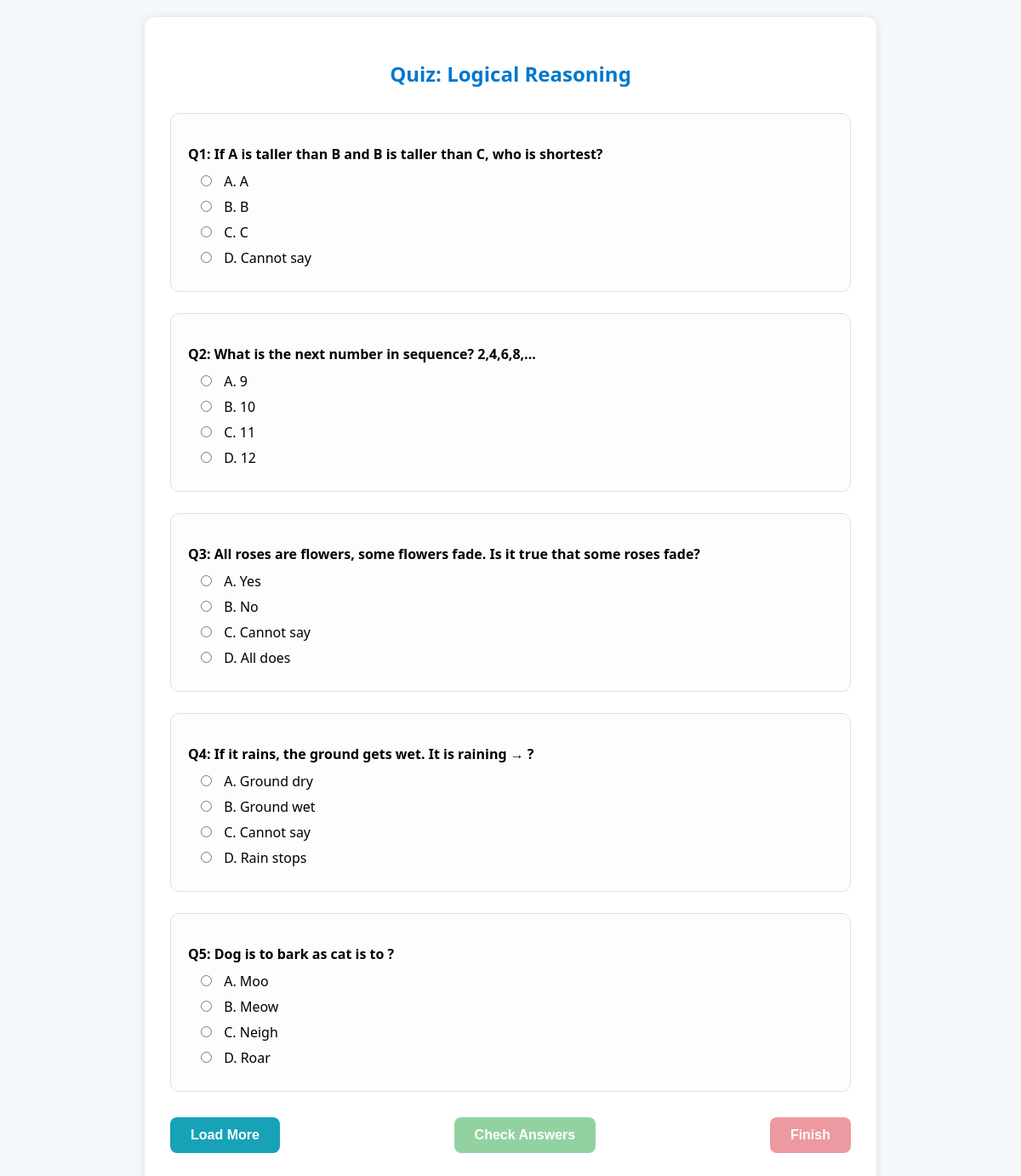
The page /quiz.php?course=aptitude&title=Logical+Reasoning on the database its author committed.
### tables this page shows
CREATE TABLE `quizzes` (
  `id` int(11) NOT NULL,
  `title_id` int(11) NOT NULL,
  `question` text NOT NULL,
  `option_a` varchar(255) DEFAULT NULL,
  `option_b` varchar(255) DEFAULT NULL,
  `option_c` varchar(255) DEFAULT NULL,
  `option_d` varchar(255) DEFAULT NULL,
  `correct_option` char(1) NOT NULL
);

### quiz.php (the view, shortened to what this page needs)
<?php
$host = "localhost"; $user = "root"; $password = ""; $dbname = "intrance_prep_app";
$conn = new mysqli($host, $user, $password, $dbname);
$course = $_GET['course'] ?? '';
$title  = $_GET['title'] ?? '';
$sql = "
  SELECT ct.id
  FROM course_titles ct
  JOIN courses c ON ct.course_id = c.id
  WHERE c.name = ? AND ct.title = ?
  LIMIT 1
";
$stmt = $conn->prepare($sql);
$stmt->bind_param("ss", $course, $title);
$stmt->execute();
$result = $stmt->get_result();
?>
<!DOCTYPE html>
<html lang="en">
<head>
</head>
<body>
  <div class="quiz-container">
<?php
if ($row = $result->fetch_assoc()) {
    $titleId = $row['id'];
    $quizStmt = $conn->prepare("SELECT * FROM quizzes WHERE title_id = ?");
    $quizStmt->bind_param("i", $titleId);
    $quizStmt->execute();
    $quizResult = $quizStmt->get_result();
    echo "<h2>Quiz: " . htmlspecialchars($title) . "</h2><form id='quiz-form'>";
    $qnum = 1; $correctAnswers = [];
    while ($quiz = $quizResult->fetch_assoc()) {
        $qid = $quiz['id'];
        echo "<div class='question-block' data-index='$qnum' data-qid='$qid'>";
        echo "<p>Q{$qnum}: " . htmlspecialchars($quiz['question']) . "</p>";
        foreach (['A','B','C','D'] as $opt) {
            $txt = htmlspecialchars($quiz["option_" . strtolower($opt)]);
            echo "<label><input type='radio' name='q{$qid}' value='$opt' > {$opt}. {$txt}</label>";
        }
        echo "</div>";
        $qnum++;
    }
    echo "</form>";
    echo "<div class='button-container'>";
    echo "<button type='button' id='load-more-btn'>Load More</button>";
    echo "<button type='submit' form='quiz-form' id='submit-btn'>Check Answers</button>";
      echo "<button type='button' id='finish-btn'>Finish</button>";
    echo "</div>";
} else {
    echo "<p>Invalid course or topic selected.</p>";
}
?>
  </div>
</body>
</html>

### quiz.php (style rules this page uses)
body { font-family: 'Segoe UI', sans-serif; background: #f4f8fb; margin: 0; padding: 20px; display: flex; justify-content: center; }
.quiz-container { max-width: 800px; width: 100%; background: #fff; padding: 30px; border-radius: 12px; box-shadow: 0 0 10px rgba(0,0,0,0.1); }
h2 { text-align: center; color: #0077cc; margin-bottom: 30px; }
.question-block { margin-bottom: 25px; padding: 20px; border: 1px solid #e0e0e0; border-radius: 10px; background: #fdfdfd; display: none; }
.question-block.visible { display: block; }
.question-block p { font-weight: bold; margin-bottom: 10px; }
.question-block label { display: block; margin-bottom: 8px; padding-left:10px; cursor:pointer; transition: color 0.3s, font-weight 0.3s; }
input[type="radio"] { margin-right: 10px; }
.button-container { display: flex; justify-content: space-between; gap: 10px; margin-top: 30px; }
#load-more-btn, #submit-btn { padding: 12px 24px; font-size: 16px; border: none; border-radius: 8px; color: #fff; font-weight: bold; opacity: 0.5; cursor: not-allowed; transition: 0.3s; }
#load-more-btn { background: #17a2b8; }
#submit-btn { background: #28a745; }
#load-more-btn.enabled, #submit-btn.enabled { opacity: 1; cursor: pointer; }
#finish-btn { background: #dc3545; color: #fff; font-weight: bold; padding: 12px 24px; font-size: 16px; border: none; border-radius: 8px; opacity: 0.5; cursor: not-allowed; transition: 0.3s; }

### rows shown on the page
quizzes: question "If A is taller than B and B is taller than C, who is shortest?", option_a "A", option_b "B", opt "C", option_c "C", opt "D", option_d "Cannot say"
quizzes: question "What is the next number in sequence? 2,4,6,8,...", txt "9", txt "10", opt "C", option_c "11", opt "D", option_d "12"
quizzes: question "All roses are flowers, some flowers fade. Is it true that some roses fade?", txt "Yes", txt "No", opt "C", option_c "Cannot say", opt "D", option_d "All does"
quizzes: question "If it rains, the ground gets wet. It is raining → ?", txt "Ground dry", txt "Ground wet", opt "C", option_c "Cannot say", opt "D", option_d "Rain stops"
quizzes: question "Dog is to bark as cat is to ?", txt "Moo", txt "Meow", opt "C", option_c "Neigh", opt "D", option_d "Roar"

### other values the page prints
$title "Logical Reasoning"
